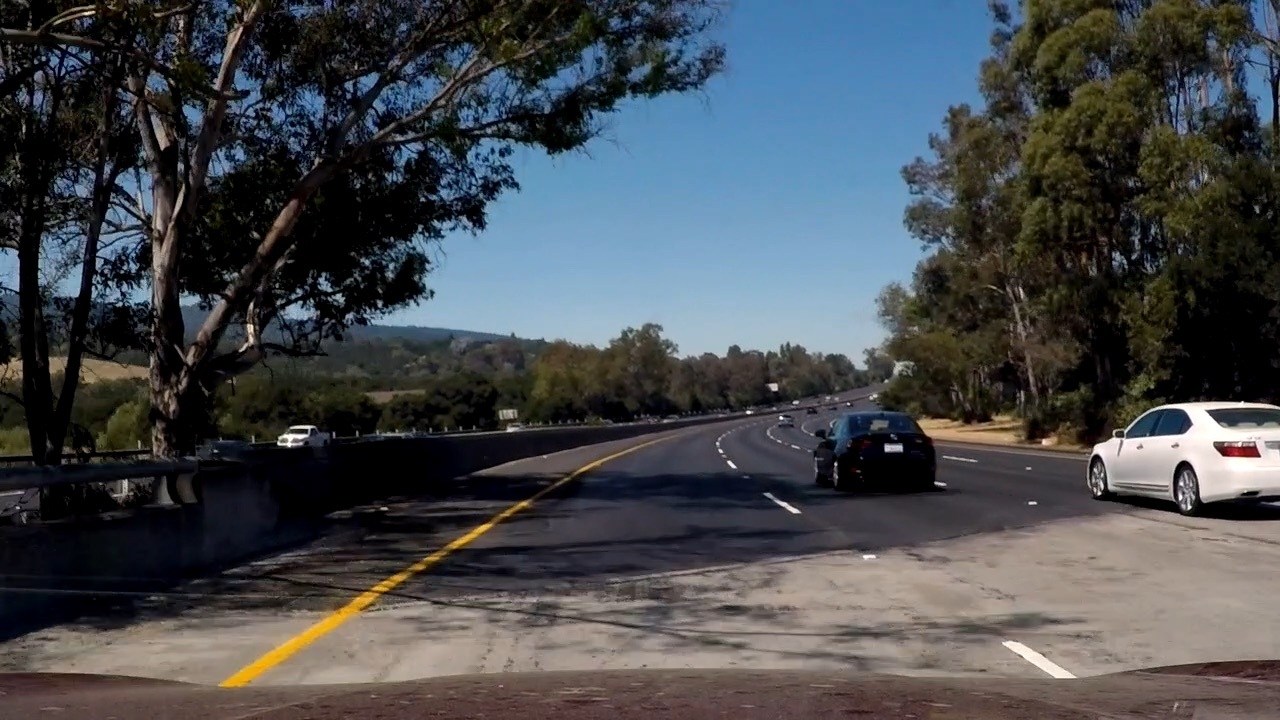
#> input picture YellowUnderShade.jpg, 1280 x 720 px
$ python -i lane_detection.py   (imports and definitions only)
#> lines starting #> are read from the running program, lines starting #| are printed output that depends on the picture; after the words box and inside, x2 and y2 are one past the last pixel; in counts of white or black regions, pixels touching at a corner belong together
import cv2 as cv
from matplotlib import pyplot as plt
import numpy as np
import os


FILENAMES = ['YellowUnderShade.jpg', 'YellowWhite.jpg']

'''
	Function to display the images of the road. Can be called before
	or after the edge lines have been created. This takes in an array
	of images so that multiple pictures can be analyzed and shown all
	at once.
'''
# [19 lines left out: function show_images, not called in this run]

'''
	Transforms the image by selecting for white and yellow lane
	lines. Then, the image is converted to gray scale and smoothed
	with Gaussian blur. The result is then returned
'''
def prep_img(img):
    # transformations of the image to make edge lines pop
    # first select for yellow and white colors
    transformed_img = img

    # convert to hsl to make white and yellow pop in shade and sun
    transformed_img = cv.cvtColor(transformed_img, cv.COLOR_RGB2HLS)
#> transformed_img: shape (720, 1280, 3); mean of channels 0, 1, 2 62.7, 74.2, 73.2

    # white mask
    lower = np.uint8([0, 200, 0])
    upper = np.uint8([255, 255, 255])
    white_mask = cv.inRange(transformed_img, lower, upper)
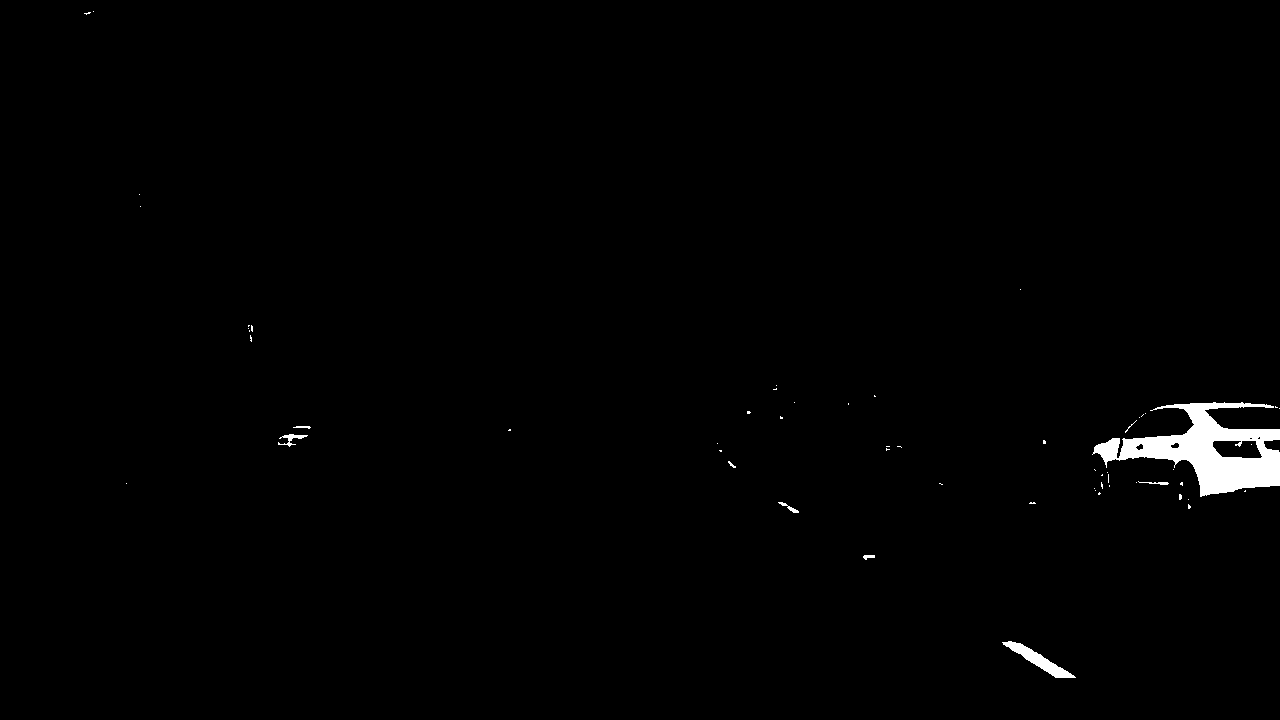
#> white_mask: shape (720, 1280); 0.95% white; 58 white regions (50 under 20 px), largest, box (x1, y1, x2, y2) and area: (1092, 402, 1280, 497) 7458, (1002, 641, 1076, 678) 741, (278, 434, 308, 447) 130

    # yellow mask
    lower = np.uint8([10, 0, 100])
    upper = np.uint8([40, 255, 255])
    yellow_mask = cv.inRange(transformed_img, lower, upper)
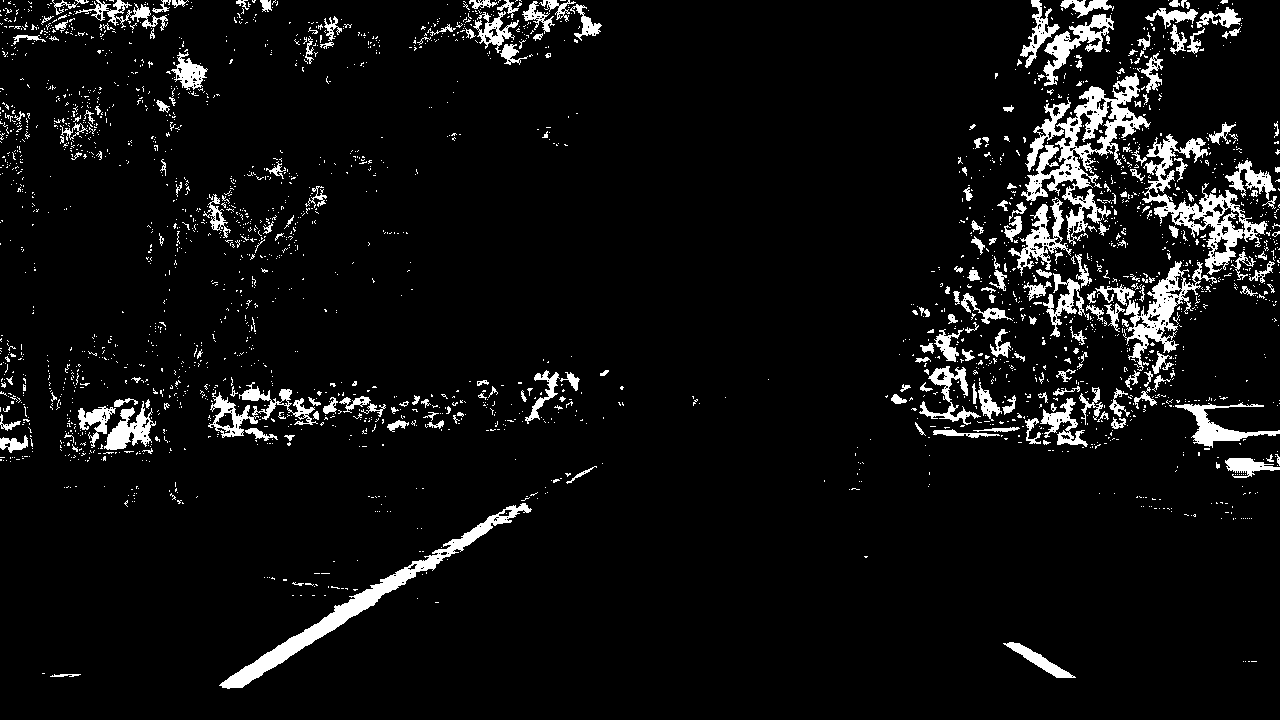
#> yellow_mask: shape (720, 1280); 6.3% white; 2580 white regions (2346 under 20 px), largest, box (x1, y1, x2, y2) and area: (1021, 73, 1151, 246) 5374, (219, 503, 532, 689) 4637, (1142, 134, 1268, 275) 4089

    # combine the masks
    mask = cv.bitwise_or(white_mask, yellow_mask)
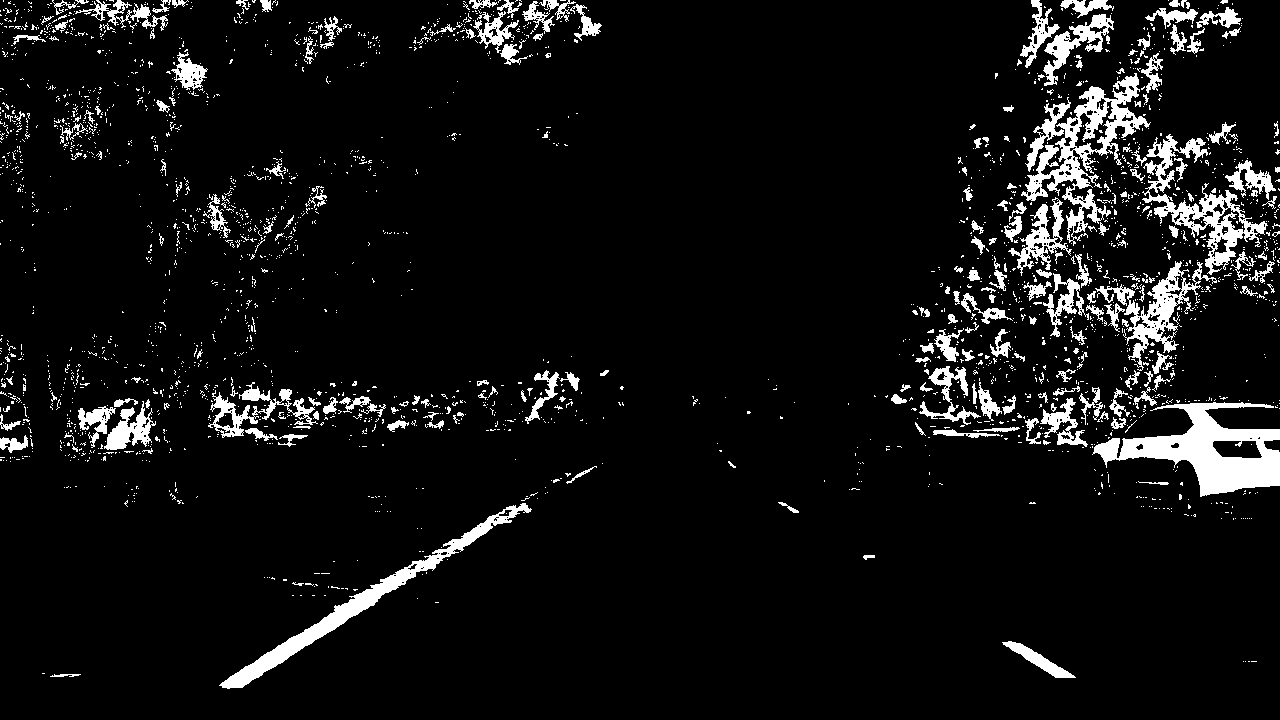
#> mask: shape (720, 1280); 7% white; 2591 white regions (2355 under 20 px), largest, box (x1, y1, x2, y2) and area: (1092, 402, 1280, 497) 7458, (1021, 73, 1151, 246) 5374, (219, 503, 532, 689) 4637
    transformed_img = cv.bitwise_and(transformed_img, transformed_img, mask=mask)
#> transformed_img: shape (720, 1280, 3); mean of channels 0, 1, 2 1.7, 3.8, 11.3

    # now increase contrast by converting to gray scale and smoothing edges
    cv.cvtColor(transformed_img, cv.COLOR_RGB2GRAY)
    cv.GaussianBlur(transformed_img, (17, 17), 0) # kernel may be changed, 17 gives a good smoothing

    # return the image
    return transformed_img

'''
	Uses canny edge detection to find the edges of an image and returns the
	resulting detected edges
'''
def edge_detect(img):
    # edge line detection
    return cv.Canny(img, 50, 150)

'''
	Select the region of where to look for edges given a set of
	vertices. Returns an image with all other noise or detected edges
	outside of that region removed.
'''
# [10 lines left out: function select_lane_region, not called in this run]


'''
	Function to find the edge lines on the transformed image and draw the lane lines
	on the original image for output. There will most likely be multiple lines for each
	lane detected, and therefore, the average slope of these lines is taken to give one,
	single output line.
'''
# [87 lines left out: functions find_draw_edges, detect_lanes, not called in this run]


>>> import cv2
>>> picture = cv2.cvtColor(cv2.imread('../YellowUnderShade.jpg'), cv2.COLOR_BGR2RGB)
>>> result = prep_img(picture)

$ run again, on YellowWhite.jpg
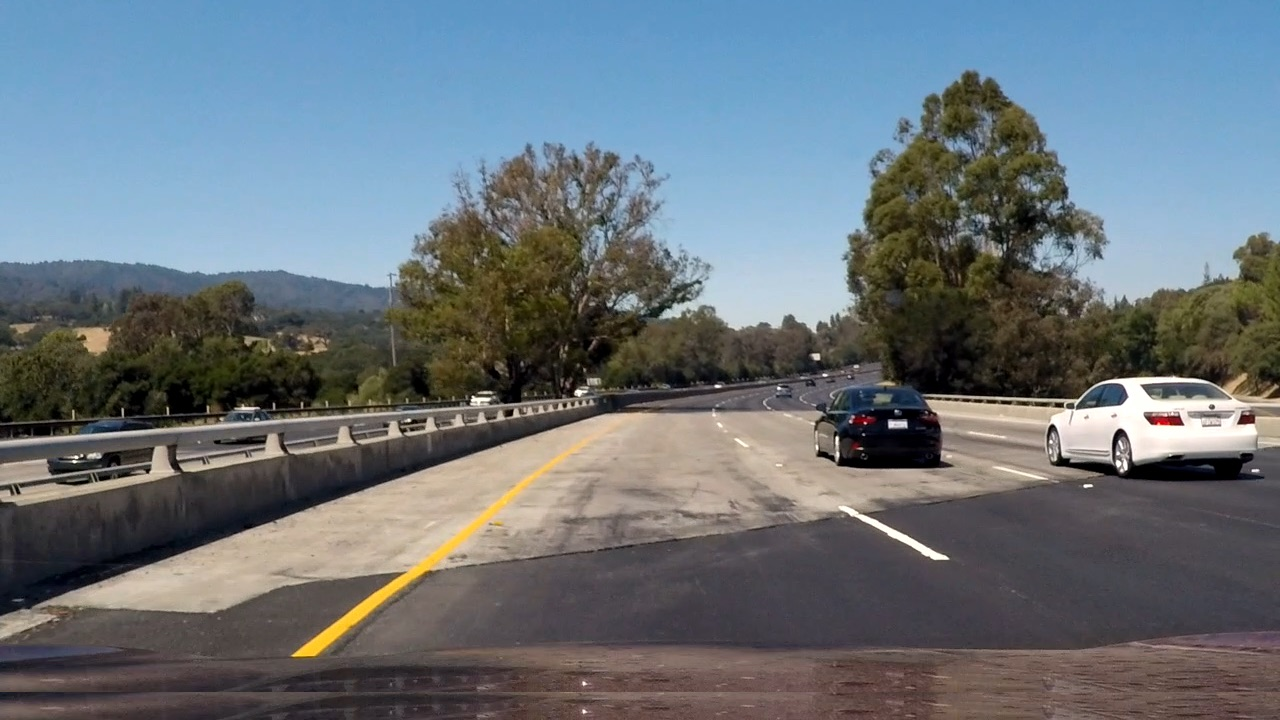
#> input picture YellowWhite.jpg, 1280 x 720 px
#> in prep_img, `white_mask = cv.inRange(transformed_img, lower, upper)`:
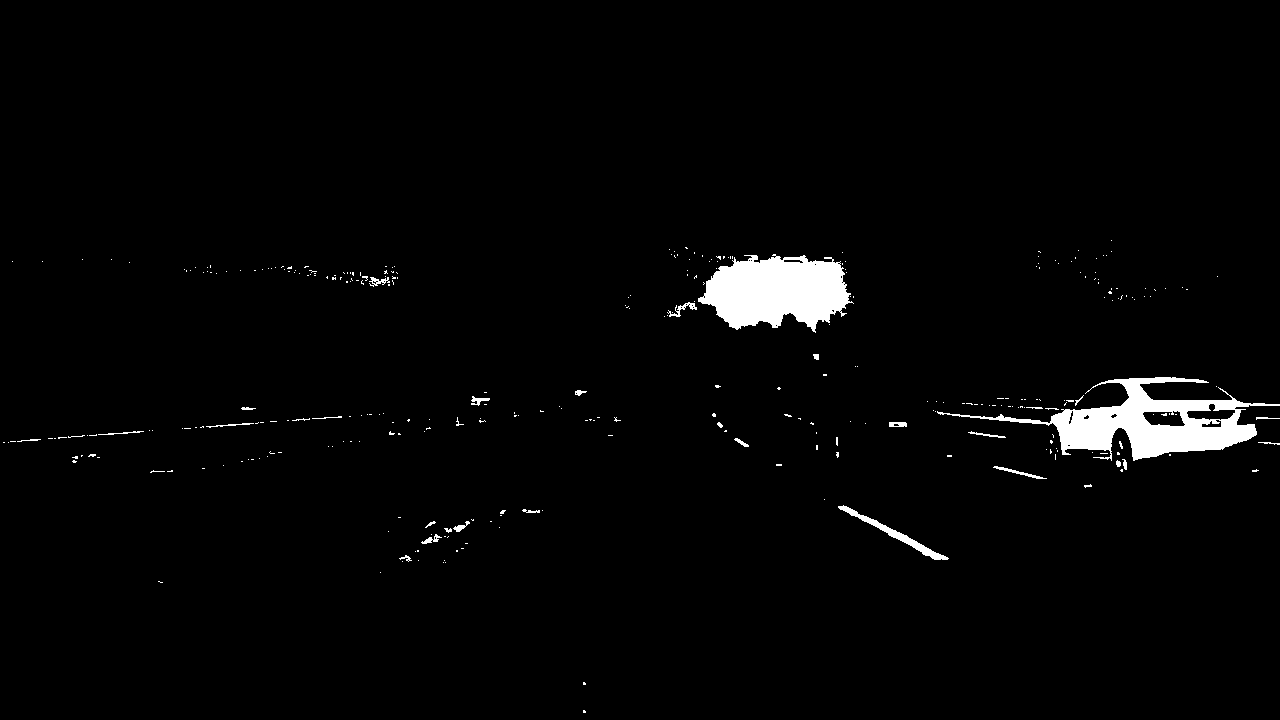
#> white_mask: shape (720, 1280); 2.2% white; 331 white regions (299 under 20 px), largest, box (x1, y1, x2, y2) and area: (937, 377, 1280, 461) 9036, (698, 254, 854, 333) 8239, (838, 505, 949, 560) 741
#> yellow_mask: shape (720, 1280); 4.8% white; 1266 white regions (1057 under 20 px), largest, box (x1, y1, x2, y2) and area: (401, 231, 580, 398) 9374, (291, 414, 641, 659) 5913, (1072, 377, 1257, 458) 4831
#> in prep_img, `mask = cv.bitwise_or(white_mask, yellow_mask)`:
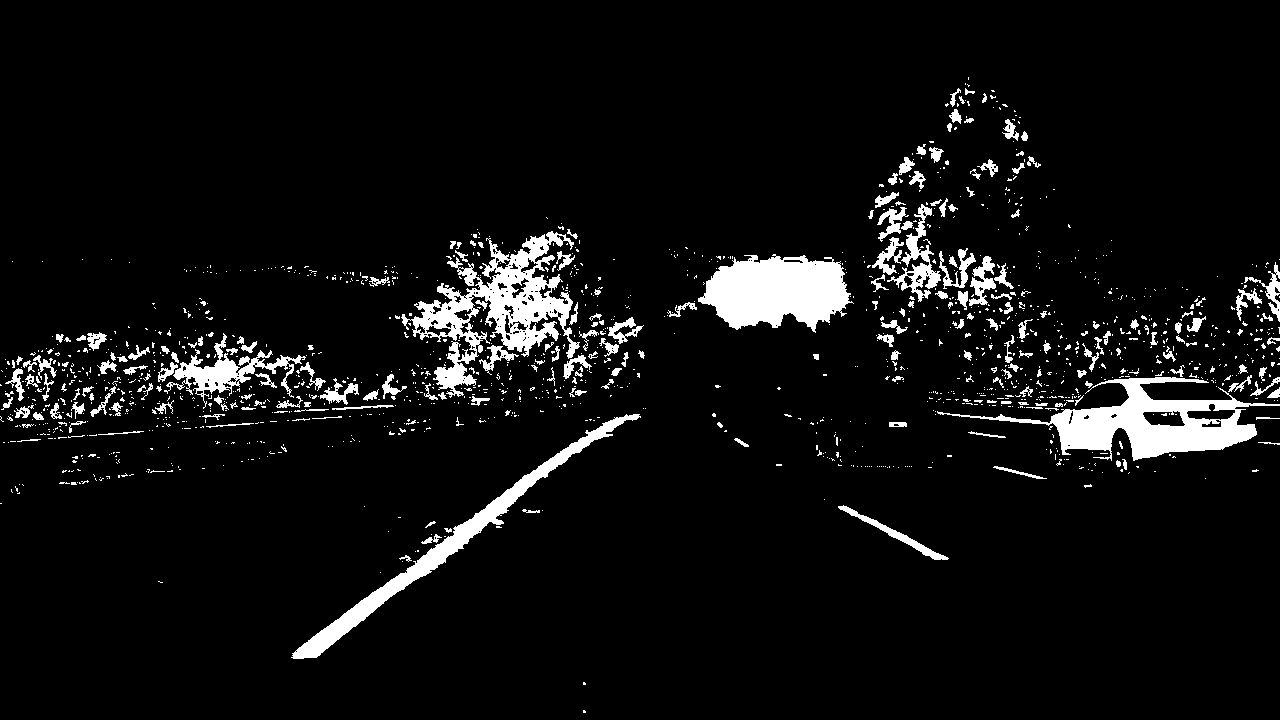
#> mask: shape (720, 1280); 6.3% white; 1502 white regions (1274 under 20 px), largest, box (x1, y1, x2, y2) and area: (401, 231, 580, 398) 9374, (937, 377, 1280, 461) 9039, (698, 254, 854, 333) 8239
